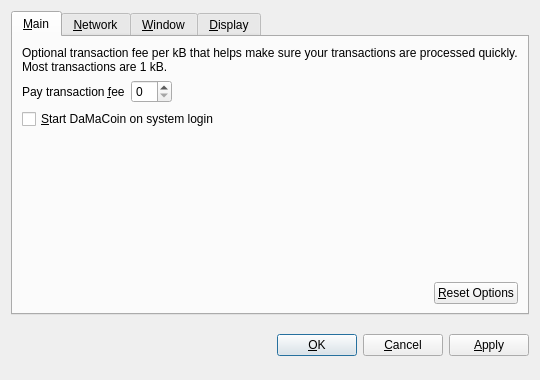
<?xml version="1.0" encoding="UTF-8"?>
<ui version="4.0">
 <class>OptionsDialog</class>
 <widget class="QDialog" name="OptionsDialog">
  <property name="geometry">
   <rect>
    <x>0</x>
    <y>0</y>
    <width>540</width>
    <height>380</height>
   </rect>
  </property>
  <property name="windowTitle">
   <string>Options</string>
  </property>
  <property name="modal">
   <bool>true</bool>
  </property>
  <layout class="QVBoxLayout" name="verticalLayout">
   <item>
    <widget class="QTabWidget" name="tabWidget">
     <property name="tabPosition">
      <enum>QTabWidget::North</enum>
     </property>
     <property name="currentIndex">
      <number>0</number>
     </property>
     <widget class="QWidget" name="tabMain">
      <attribute name="title">
       <string>&amp;Main</string>
      </attribute>
      <layout class="QVBoxLayout" name="verticalLayout_Main">
       <item>
        <widget class="QLabel" name="transactionFeeInfoLabel">
         <property name="text">
          <string>Optional transaction fee per kB that helps make sure your transactions are processed quickly. Most transactions are 1 kB.</string>
         </property>
         <property name="textFormat">
          <enum>Qt::PlainText</enum>
         </property>
         <property name="wordWrap">
          <bool>true</bool>
         </property>
        </widget>
       </item>
       <item>
        <layout class="QHBoxLayout" name="horizontalLayout_1_Main">
         <item>
          <widget class="QLabel" name="transactionFeeLabel">
           <property name="text">
            <string>Pay transaction &amp;fee</string>
           </property>
           <property name="textFormat">
            <enum>Qt::PlainText</enum>
           </property>
           <property name="buddy">
            <cstring>transactionFee</cstring>
           </property>
          </widget>
         </item>
         <item>
          <widget class="BitcoinAmountField" name="transactionFee"/>
         </item>
         <item>
          <spacer name="horizontalSpacer_1_Main">
           <property name="orientation">
            <enum>Qt::Horizontal</enum>
           </property>
           <property name="sizeHint" stdset="0">
            <size>
             <width>40</width>
             <height>20</height>
            </size>
           </property>
          </spacer>
         </item>
        </layout>
       </item>
       <item>
        <widget class="QCheckBox" name="bitcoinAtStartup">
         <property name="toolTip">
          <string>Automatically start DaMaCoin after logging in to the system.</string>
         </property>
         <property name="text">
          <string>&amp;Start DaMaCoin on system login</string>
         </property>
        </widget>
       </item>
       <item>
        <spacer name="verticalSpacer_Main">
         <property name="orientation">
          <enum>Qt::Vertical</enum>
         </property>
         <property name="sizeHint" stdset="0">
          <size>
           <width>20</width>
           <height>40</height>
          </size>
         </property>
        </spacer>
       </item>
       <item>
        <layout class="QHBoxLayout" name="horizontalLayout_2_Main">
         <item>
          <spacer name="horizontalSpacer_2_Main">
           <property name="orientation">
            <enum>Qt::Horizontal</enum>
           </property>
           <property name="sizeHint" stdset="0">
            <size>
             <width>40</width>
             <height>20</height>
            </size>
           </property>
          </spacer>
         </item>
         <item>
          <widget class="QPushButton" name="resetButton">
           <property name="toolTip">
            <string>Reset all client options to default.</string>
           </property>
           <property name="text">
            <string>&amp;Reset Options</string>
           </property>
           <property name="autoDefault">
            <bool>false</bool>
           </property>
          </widget>
         </item>
        </layout>
       </item>
      </layout>
     </widget>
     <widget class="QWidget" name="tabNetwork">
      <attribute name="title">
       <string>&amp;Network</string>
      </attribute>
      <layout class="QVBoxLayout" name="verticalLayout_Network">
       <item>
        <widget class="QCheckBox" name="mapPortUpnp">
         <property name="toolTip">
          <string>Automatically open the DaMaCoin client port on the router. This only works when your router supports UPnP and it is enabled.</string>
         </property>
         <property name="text">
          <string>Map port using &amp;UPnP</string>
         </property>
        </widget>
       </item>
       <item>
        <widget class="QCheckBox" name="connectSocks">
         <property name="toolTip">
          <string>Connect to the DaMaCoin network through a SOCKS proxy (e.g. when connecting through Tor).</string>
         </property>
         <property name="text">
          <string>&amp;Connect through SOCKS proxy:</string>
         </property>
        </widget>
       </item>
       <item>
        <layout class="QHBoxLayout" name="horizontalLayout_Network">
         <item>
          <widget class="QLabel" name="proxyIpLabel">
           <property name="text">
            <string>Proxy &amp;IP:</string>
           </property>
           <property name="textFormat">
            <enum>Qt::PlainText</enum>
           </property>
           <property name="buddy">
            <cstring>proxyIp</cstring>
           </property>
          </widget>
         </item>
         <item>
          <widget class="QValidatedLineEdit" name="proxyIp">
           <property name="maximumSize">
            <size>
             <width>140</width>
             <height>16777215</height>
            </size>
           </property>
           <property name="toolTip">
            <string>IP address of the proxy (e.g. 127.0.0.1)</string>
           </property>
          </widget>
         </item>
         <item>
          <widget class="QLabel" name="proxyPortLabel">
           <property name="text">
            <string>&amp;Port:</string>
           </property>
           <property name="textFormat">
            <enum>Qt::PlainText</enum>
           </property>
           <property name="buddy">
            <cstring>proxyPort</cstring>
           </property>
          </widget>
         </item>
         <item>
          <widget class="QLineEdit" name="proxyPort">
           <property name="maximumSize">
            <size>
             <width>55</width>
             <height>16777215</height>
            </size>
           </property>
           <property name="toolTip">
            <string>Port of the proxy (e.g. 9050)</string>
           </property>
          </widget>
         </item>
         <item>
          <widget class="QLabel" name="socksVersionLabel">
           <property name="text">
            <string>SOCKS &amp;Version:</string>
           </property>
           <property name="textFormat">
            <enum>Qt::PlainText</enum>
           </property>
           <property name="buddy">
            <cstring>socksVersion</cstring>
           </property>
          </widget>
         </item>
         <item>
          <widget class="QValueComboBox" name="socksVersion">
           <property name="toolTip">
            <string>SOCKS version of the proxy (e.g. 5)</string>
           </property>
          </widget>
         </item>
         <item>
          <spacer name="horizontalSpacer_Network">
           <property name="orientation">
            <enum>Qt::Horizontal</enum>
           </property>
           <property name="sizeHint" stdset="0">
            <size>
             <width>40</width>
             <height>20</height>
            </size>
           </property>
          </spacer>
         </item>
        </layout>
       </item>
       <item>
        <spacer name="verticalSpacer_Network">
         <property name="orientation">
          <enum>Qt::Vertical</enum>
         </property>
         <property name="sizeHint" stdset="0">
          <size>
           <width>20</width>
           <height>40</height>
          </size>
         </property>
        </spacer>
       </item>
      </layout>
     </widget>
     <widget class="QWidget" name="tabWindow">
      <attribute name="title">
       <string>&amp;Window</string>
      </attribute>
      <layout class="QVBoxLayout" name="verticalLayout_Window">
       <item>
        <widget class="QCheckBox" name="minimizeToTray">
         <property name="toolTip">
          <string>Show only a tray icon after minimizing the window.</string>
         </property>
         <property name="text">
          <string>&amp;Minimize to the tray instead of the taskbar</string>
         </property>
        </widget>
       </item>
       <item>
        <widget class="QCheckBox" name="minimizeOnClose">
         <property name="toolTip">
          <string>Minimize instead of exit the application when the window is closed. When this option is enabled, the application will be closed only after selecting Quit in the menu.</string>
         </property>
         <property name="text">
          <string>M&amp;inimize on close</string>
         </property>
        </widget>
       </item>
       <item>
        <spacer name="verticalSpacer_Window">
         <property name="orientation">
          <enum>Qt::Vertical</enum>
         </property>
         <property name="sizeHint" stdset="0">
          <size>
           <width>20</width>
           <height>40</height>
          </size>
         </property>
        </spacer>
       </item>
      </layout>
     </widget>
     <widget class="QWidget" name="tabDisplay">
      <attribute name="title">
       <string>&amp;Display</string>
      </attribute>
      <layout class="QVBoxLayout" name="verticalLayout_Display">
       <item>
        <layout class="QHBoxLayout" name="horizontalLayout_1_Display">
         <item>
          <widget class="QLabel" name="langLabel">
           <property name="text">
            <string>User Interface &amp;language:</string>
           </property>
           <property name="textFormat">
            <enum>Qt::PlainText</enum>
           </property>
           <property name="buddy">
            <cstring>lang</cstring>
           </property>
          </widget>
         </item>
         <item>
          <widget class="QValueComboBox" name="lang">
           <property name="toolTip">
            <string>The user interface language can be set here. This setting will take effect after restarting DaMaCoin.</string>
           </property>
          </widget>
         </item>
        </layout>
       </item>
       <item>
        <layout class="QHBoxLayout" name="horizontalLayout_2_Display">
         <item>
          <widget class="QLabel" name="unitLabel">
           <property name="text">
            <string>&amp;Unit to show amounts in:</string>
           </property>
           <property name="textFormat">
            <enum>Qt::PlainText</enum>
           </property>
           <property name="buddy">
            <cstring>unit</cstring>
           </property>
          </widget>
         </item>
         <item>
          <widget class="QValueComboBox" name="unit">
           <property name="toolTip">
            <string>Choose the default subdivision unit to show in the interface and when sending coins.</string>
           </property>
          </widget>
         </item>
        </layout>
       </item>
       <item>
        <widget class="QCheckBox" name="displayAddresses">
         <property name="toolTip">
          <string>Whether to show DaMaCoin addresses in the transaction list or not.</string>
         </property>
         <property name="text">
          <string>&amp;Display addresses in transaction list</string>
         </property>
        </widget>
       </item>
       <item>
        <widget class="QCheckBox" name="coinControlFeatures">
         <property name="toolTip">
          <string>Whether to show coin control features or not.</string>
         </property>
         <property name="text">
          <string>Display coin &amp;control features (experts only!)</string>
         </property>
        </widget>
       </item>
       <item>
        <spacer name="verticalSpacer_Display">
         <property name="orientation">
          <enum>Qt::Vertical</enum>
         </property>
         <property name="sizeHint" stdset="0">
          <size>
           <width>20</width>
           <height>40</height>
          </size>
         </property>
        </spacer>
       </item>
      </layout>
     </widget>
    </widget>
   </item>
   <item>
    <layout class="QHBoxLayout" name="horizontalLayout_Buttons">
     <item>
      <spacer name="horizontalSpacer_1">
       <property name="orientation">
        <enum>Qt::Horizontal</enum>
       </property>
       <property name="sizeHint" stdset="0">
        <size>
         <width>40</width>
         <height>48</height>
        </size>
       </property>
      </spacer>
     </item>
     <item>
      <widget class="QLabel" name="statusLabel">
       <property name="font">
        <font>
         <weight>75</weight>
         <bold>true</bold>
        </font>
       </property>
       <property name="text">
        <string/>
       </property>
       <property name="textFormat">
        <enum>Qt::PlainText</enum>
       </property>
       <property name="wordWrap">
        <bool>true</bool>
       </property>
      </widget>
     </item>
     <item>
      <spacer name="horizontalSpacer_2">
       <property name="orientation">
        <enum>Qt::Horizontal</enum>
       </property>
       <property name="sizeHint" stdset="0">
        <size>
         <width>40</width>
         <height>48</height>
        </size>
       </property>
      </spacer>
     </item>
     <item>
      <widget class="QPushButton" name="okButton">
       <property name="text">
        <string>&amp;OK</string>
       </property>
      </widget>
     </item>
     <item>
      <widget class="QPushButton" name="cancelButton">
       <property name="text">
        <string>&amp;Cancel</string>
       </property>
       <property name="autoDefault">
        <bool>false</bool>
       </property>
      </widget>
     </item>
     <item>
      <widget class="QPushButton" name="applyButton">
       <property name="text">
        <string>&amp;Apply</string>
       </property>
       <property name="autoDefault">
        <bool>false</bool>
       </property>
      </widget>
     </item>
    </layout>
   </item>
  </layout>
 </widget>
 <customwidgets>
  <customwidget>
   <class>BitcoinAmountField</class>
   <extends>QSpinBox</extends>
   <header>bitcoinamountfield.h</header>
  </customwidget>
  <customwidget>
   <class>QValueComboBox</class>
   <extends>QComboBox</extends>
   <header>qvaluecombobox.h</header>
  </customwidget>
  <customwidget>
   <class>QValidatedLineEdit</class>
   <extends>QLineEdit</extends>
   <header>qvalidatedlineedit.h</header>
  </customwidget>
 </customwidgets>
 <resources/>
 <connections/>
</ui>
